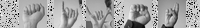
#> input picture data/sample_dataset/0008240417.png, 200 x 28 px, found by its file name; its folder holds only this picture in this run
$ jupyter execute --allow-errors Stefan_task2.ipynb
#> lines starting #> are read from the running program, lines starting #| are printed output that depends on the picture
[cell 1]
import numpy
import os
import cv2
from cv2 import Canny
from matplotlib import pyplot as plt

[cell 2]
def load_images_from_folder(folder):
#> called with folder = '../../data/sample_dataset/'
    images = []
    for file in os.listdir(folder):
        img = cv2.imread(os.path.join(folder, file), cv2.IMREAD_GRAYSCALE)
#> img is the input picture: shape (28, 200); min 0, max 255, mean 164.7
        if img is not None:
            images.append(img)
        return images

path = "../../data/sample_dataset/"
images = load_images_from_folder(path)
#> images = 1 item

[cell 3]
def plot_n_images(data, i = 1):
    d = data[:i]
    for i in range(len(d)):
        plt.imshow(d[i].reshape(28, 200), cmap="gray")
        plt.show()

[cell 4]
plt.imshow(images[0], cmap="gray")
plt.show()

[cell 5]
plt.imshow(images[0][:28, 10:38], cmap="gray")
plt.show()
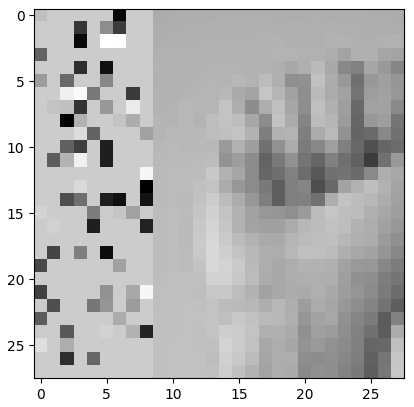
#> figure drawn by matplotlib, 1 panel

[cell 6]
plt.imshow(images[0][:28, 48:76], cmap="gray")
plt.show()
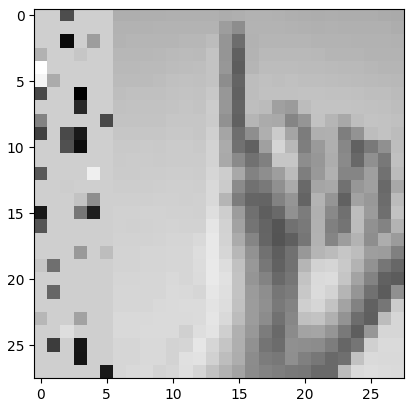
#> figure drawn by matplotlib, 1 panel

$ run again, on data/sample_dataset/0418182407.png
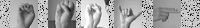
#> input picture data/sample_dataset/0418182407.png, 200 x 28 px, found by its file name
#> in load_images_from_folder, img is the input picture: shape (28, 200); min 0, max 255, mean 164.7
#> images = 1 item
#> `plt.show()`:
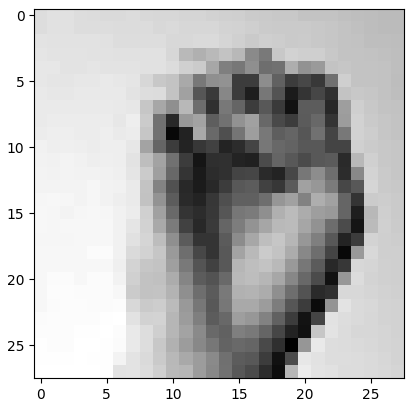
#> figure drawn by matplotlib, 1 panel
#> `plt.show()`:
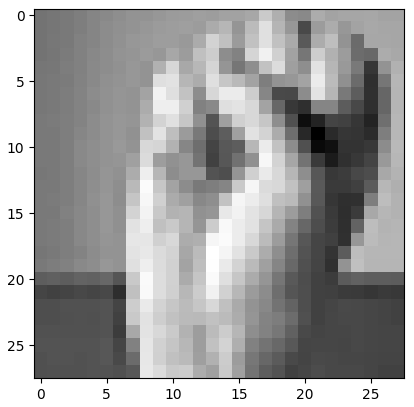
#> figure drawn by matplotlib, 1 panel

$ run again, on data/sample_dataset/06160712.png
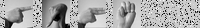
#> input picture data/sample_dataset/06160712.png, 200 x 28 px, found by its file name
#> in load_images_from_folder, img is the input picture: shape (28, 200); min 0, max 255, mean 168.8
#> images = 1 item
#> `plt.show()`:
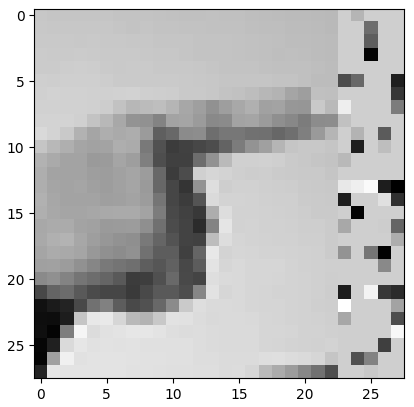
#> figure drawn by matplotlib, 1 panel
#> `plt.show()`:
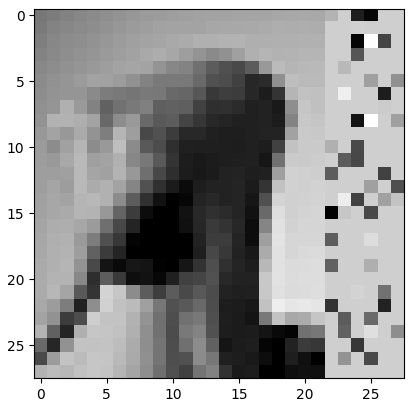
#> figure drawn by matplotlib, 1 panel

$ run again, on data/sample_dataset/070018.png
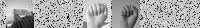
#> input picture data/sample_dataset/070018.png, 200 x 28 px, found by its file name
#> in load_images_from_folder, img is the input picture: shape (28, 200); min 0, max 255, mean 167.2
#> images = 1 item
#> `plt.show()`:
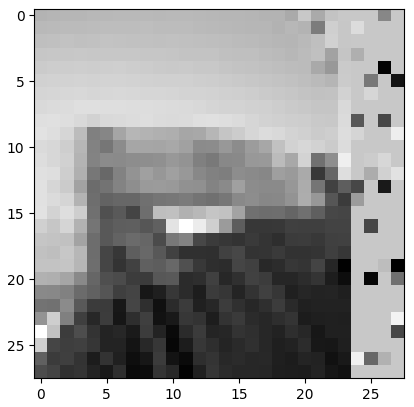
#> figure drawn by matplotlib, 1 panel
#> `plt.show()`:
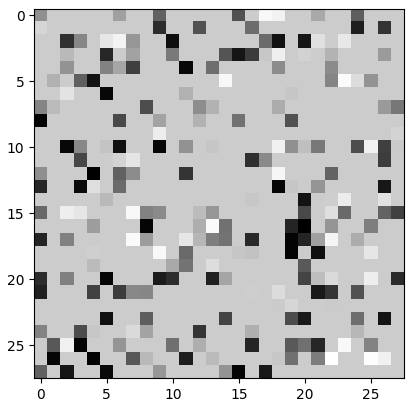
#> figure drawn by matplotlib, 1 panel

$ run again, on data/sample_dataset/0114032020.png
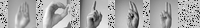
#> input picture data/sample_dataset/0114032020.png, 200 x 28 px, found by its file name
#> in load_images_from_folder, img is the input picture: shape (28, 200); min 0, max 255, mean 168.9
#> images = 1 item
#> `plt.show()`:
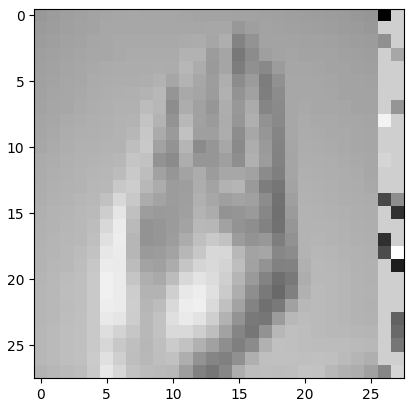
#> figure drawn by matplotlib, 1 panel
#> `plt.show()`:
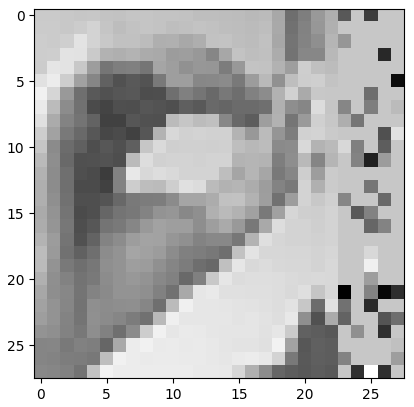
#> figure drawn by matplotlib, 1 panel
